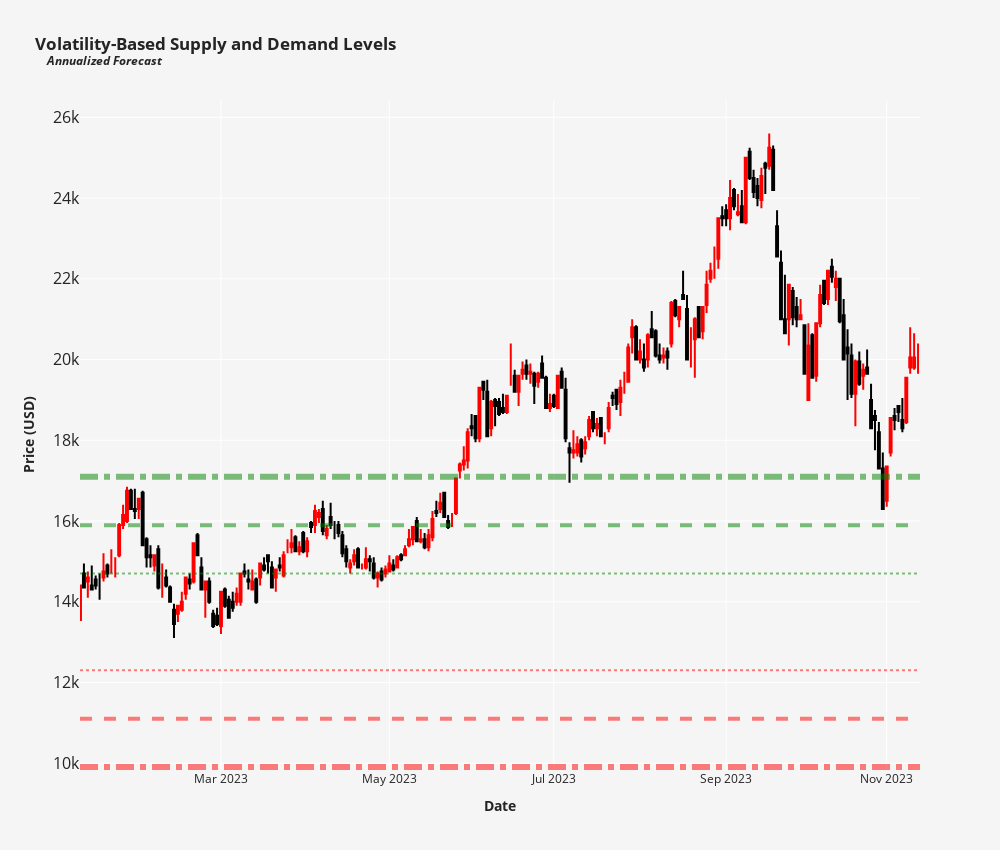

This figure's notebook cell:
### Code cell
# Candlestick chart
candlestick = go.Candlestick(x = df.loc[str(int(reference_year) + 1)].index,
                             open = df.loc[str(int(reference_year) + 1)]['open'],
                             high = df.loc[str(int(reference_year) + 1)]['high'],
                             low = df.loc[str(int(reference_year) + 1)]['low'],
                             close = df.loc[str(int(reference_year) + 1)]['close'],
                             increasing = dict(line=dict(color = 'red')),
                             decreasing = dict(line=dict(color = 'black')),
                             name = 'Candlesticks')


# Defining layout
layout = go.Layout(title = {'text': '<b>Volatility-Based Supply and Demand Levels<br><sup>&nbsp;&nbsp;&nbsp;&nbsp;<i>Annualized Forecast</i></sup></b>',
                            'x': .035, 'xanchor': 'left'},
                   yaxis = dict(title = '<b>Price (USD)</b>',
                               tickfont=dict(size=16)),
                   xaxis = dict(title = '<b>Date</b>'),
                   template = 'seaborn',
                   plot_bgcolor = '#F6F5F5',
                   paper_bgcolor = '#F6F5F5',
                   height = 850, width = 1000,
                   showlegend=False,
                   xaxis_rangeslider_visible = False)

# Defining figure
fig = go.Figure(data = [candlestick], layout = layout)

# Removing empty spaces (non-trading days)
dt_all = pd.date_range(start = df.index[0],
                       end = df.index[-1],
                       freq = "D")
dt_all_py = [d.to_pydatetime() for d in dt_all]
dt_obs_py = [d.to_pydatetime() for d in df.index]
dt_breaks = [d for d in dt_all_py if d not in dt_obs_py]

fig.update_xaxes(
    rangebreaks = [dict(values = dt_breaks)]
)

# Adding Supply and Demans Lines

# 1σ
fig.add_hline(y = High_Band_1std, line_width = 2, line_dash = "dot", line_color = "green")
fig.add_hline(y = Low_Band_1std, line_width = 2, line_dash = "dot", line_color = "red")

# 2σ
fig.add_hline(y = High_Band_2std, line_width = 4, line_dash = "dash", line_color = "green")
fig.add_hline(y = Low_Band_2std, line_width = 4, line_dash = "dash", line_color = "red")

# 3σ
fig.add_hline(y = High_Band_3std, line_width = 6, line_dash = "dashdot", line_color = "green")
fig.add_hline(y = Low_Band_3std, line_width = 6, line_dash = "dashdot", line_color = "red")

# Showing plot
fig.show()

### Figure 1 — Plotly figure (JSON) as saved in the notebook; plotly's stock layout.template omitted (floating-point values rounded to 4 significant figures; data arrays with more than 128 entries replaced by an {"elided": "..."} marker saying what was removed)
{"data": [{"close": {"elided": "215 int values"}, "decreasing": {"line": {"color": "black"}}, "high": {"elided": "215 int values"}, "increasing": {"line": {"color": "red"}}, "low": {"elided": "215 int values"}, "name": "Candlesticks", "open": {"elided": "215 int values"}, "type": "candlestick", "x": {"elided": "215 str values"}}], "layout": {"height": 850, "paper_bgcolor": "#F6F5F5", "plot_bgcolor": "#F6F5F5", "shapes": [{"line": {"color": "green", "dash": "dot", "width": 2}, "type": "line", "x0": 0, "x1": 1, "xref": "x domain", "y0": 14700.0, "y1": 14700.0, "yref": "y"}, {"line": {"color": "red", "dash": "dot", "width": 2}, "type": "line", "x0": 0, "x1": 1, "xref": "x domain", "y0": 12300.0, "y1": 12300.0, "yref": "y"}, {"line": {"color": "green", "dash": "dash", "width": 4}, "type": "line", "x0": 0, "x1": 1, "xref": "x domain", "y0": 15900.0, "y1": 15900.0, "yref": "y"}, {"line": {"color": "red", "dash": "dash", "width": 4}, "type": "line", "x0": 0, "x1": 1, "xref": "x domain", "y0": 11100.0, "y1": 11100.0, "yref": "y"}, {"line": {"color": "green", "dash": "dashdot", "width": 6}, "type": "line", "x0": 0, "x1": 1, "xref": "x domain", "y0": 17090.0, "y1": 17090.0, "yref": "y"}, {"line": {"color": "red", "dash": "dashdot", "width": 6}, "type": "line", "x0": 0, "x1": 1, "xref": "x domain", "y0": 9906.0, "y1": 9906.0, "yref": "y"}], "showlegend": false, "title": {"text": "<b>Volatility-Based Supply and Demand Levels<br><sup>&nbsp;&nbsp;&nbsp;&nbsp;<i>Annualized Forecast</i></sup></b>", "x": 0.035, "xanchor": "left"}, "width": 1000, "xaxis": {"rangebreaks": [{"values": {"elided": "1356 str values"}}], "rangeslider": {"visible": false}, "title": {"text": "<b>Date</b>"}}, "yaxis": {"tickfont": {"size": 16}, "title": {"text": "<b>Price (USD)</b>"}}}}
